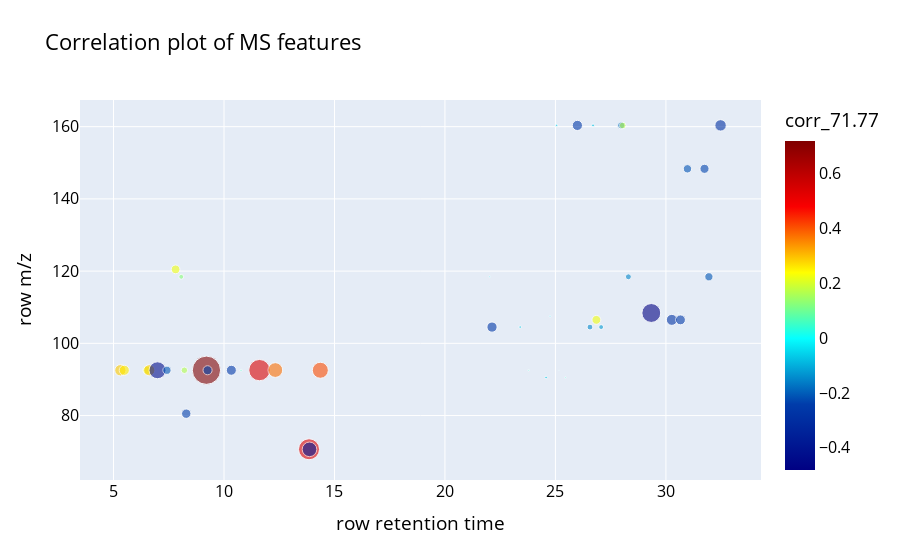

Notebook code cell kept with this figure:
### Markdown cell above
#### Use this cell to plot the MS features (Retention Time vs m/z) according with the STOCSY results from the chosen driver..

The driver peak should be infromed by the user __in line 5__.

### Code cell
# Plot MS features according to their Retention Time and correlation with the chosen driver

import plotly.express as px
corr_plotMS = px.scatter(MSinfo_corr, MSinfo_corr['row retention time'], MSinfo_corr['row m/z'],
                        color='corr_71.77', hover_data=(['row ID', 'corr_71.77']),
                        color_continuous_scale=px.colors.sequential.Jet,
                        size=(MSinfo_corr['corr_71.77']**2), opacity=0.6,
                        title='Correlation plot of MS features'
                        )

corr_plotMS.update_layout(font_color="black",
                         title_font_color="black",
                         font=dict(size=16))

corr_plotMS.show()

if not os.path.exists('images'):
    os.mkdir('images')
corr_plotMS.write_image(f"images/MSplot_corr_{driver}ppm.pdf")

### Figure 1 — Plotly figure (JSON) as saved in the notebook; plotly's stock layout.template omitted (floating-point values rounded to 4 significant figures)
{"data": [{"customdata": [[1, 0.2878], [2, 0.2584], [3, 0.2128], [4, 0.2848], [5, -0.4309], [6, -0.2106], [7, 0.2236], [8, 0.1247], [9, 0.1659], [10, -0.2392], [11, 0.7197], [12, -0.2317], [13, -0.2557], [14, 0.05403], [15, 0.5423], [16, 0.3755], [17, 0.535], [18, -0.3724], [19, 0.4083], [20, -0.04213], [21, -0.2603], [22, -0.06808], [23, 0.04212], [24, -0.06838], [25, -0.04503], [26, -0.06312], [27, -0.01172], [28, 0.03969], [29, -0.2594], [30, -0.1479], [31, -0.07594], [32, 0.2257], [33, -0.1247], [34, -0.1845], [35, 0.1703], [36, -0.1512], [37, -0.481], [38, -0.2805], [39, 0.02404], [40, -0.2525], [41, -0.2132], [42, -0.2321], [43, -0.2103], [44, -0.2906]], "hovertemplate": "row retention time=%{x}<br>row m/z=%{y}<br>size=%{marker.size}<br>row ID=%{customdata[0]}<br>corr_71.77=%{marker.color}<extra></extra>", "legendgroup": "", "marker": {"color": [0.2878, 0.2584, 0.2128, 0.2848, -0.4309, -0.2106, 0.2236, 0.1247, 0.1659, -0.2392, 0.7197, -0.2317, -0.2557, 0.05403, 0.5423, 0.3755, 0.535, -0.3724, 0.4083, -0.04213, -0.2603, -0.06808, 0.04212, -0.06838, -0.04503, -0.06312, -0.01172, 0.03969, -0.2594, -0.1479, -0.07594, 0.2257, -0.1247, -0.1845, 0.1703, -0.1512, -0.481, -0.2805, 0.02404, -0.2525, -0.2132, -0.2321, -0.2103, -0.2906], "coloraxis": "coloraxis", "opacity": 0.6, "size": [0.08283, 0.06675, 0.0453, 0.08113, 0.1857, 0.04435, 0.05001, 0.01555, 0.02751, 0.0572, 0.518, 0.0537, 0.0654, 0.002919, 0.2941, 0.141, 0.2862, 0.1387, 0.1667, 0.001775, 0.06778, 0.004635, 0.001774, 0.004676, 0.002028, 0.003985, 0.0001373, 0.001575, 0.0673, 0.02188, 0.005767, 0.05096, 0.01555, 0.03402, 0.02901, 0.02285, 0.2313, 0.07868, 0.0005778, 0.06373, 0.04547, 0.05387, 0.04424, 0.08447], "sizemode": "area", "sizeref": 0.001295, "symbol": "circle"}, "mode": "markers", "name": "", "orientation": "v", "showlegend": false, "type": "scatter", "x": [5.31, 5.488, 6.519, 6.618, 6.991, 7.418, 7.81, 8.064, 8.207, 8.292, 9.205, 9.256, 10.33, 10.77, 11.6, 12.32, 13.85, 13.87, 14.36, 22.02, 22.13, 23.4, 23.79, 24.58, 24.76, 25.05, 25.16, 25.45, 25.99, 26.56, 26.7, 26.85, 27.07, 27.98, 28.04, 28.3, 29.34, 30.27, 30.56, 30.66, 30.98, 31.75, 31.95, 32.47], "xaxis": "x", "y": [92.54, 92.54, 92.54, 92.54, 92.54, 92.54, 120.5, 118.4, 92.54, 80.52, 92.55, 92.54, 92.54, 92.52, 92.58, 92.6, 70.67, 70.64, 92.54, 118.4, 104.5, 104.5, 92.54, 90.54, 107.5, 160.4, 92.54, 90.54, 160.3, 104.5, 160.3, 106.5, 104.5, 160.3, 160.3, 118.4, 108.4, 106.5, 108.4, 106.5, 148.3, 148.3, 118.4, 160.4], "yaxis": "y"}], "layout": {"coloraxis": {"colorbar": {"title": {"text": "corr_71.77"}}, "colorscale": [[0, "rgb(0,0,131)"], [0.2, "rgb(0,60,170)"], [0.4, "rgb(5,255,255)"], [0.6, "rgb(255,255,0)"], [0.8, "rgb(250,0,0)"], [1, "rgb(128,0,0)"]]}, "font": {"color": "black", "size": 16}, "legend": {"itemsizing": "constant", "tracegroupgap": 0}, "title": {"font": {"color": "black"}, "text": "Correlation plot of MS features"}, "xaxis": {"anchor": "y", "domain": [0, 1], "title": {"text": "row retention time"}}, "yaxis": {"anchor": "x", "domain": [0, 1], "title": {"text": "row m/z"}}}}
